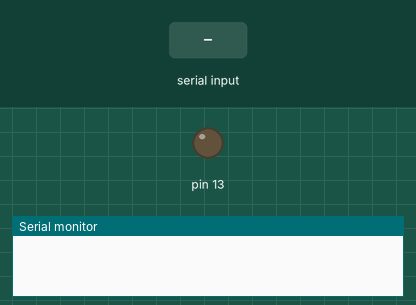
Recording of a sketch running on a simulated Arduino Uno, built with avr-gcc and run on an emulated ATmega328P. Parts: output pins drawn as LEDs (lit = HIGH), the last lines printed to the serial monitor. The test bench sets the inputs (shaded band).

Above: at 1.2 s.
1.3 s: "1" received over Serial
At 2.7 s:
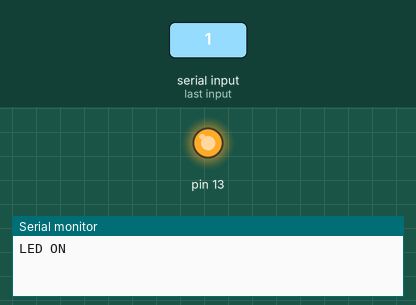
3.0 s: "2" received over Serial
At 4.3 s:
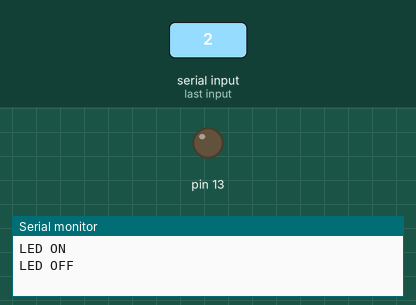
Timing chart, 0 to 6.0 s (numbered marks = the images above; inputs shaded):
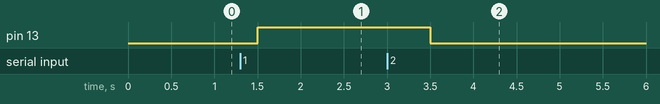

Measured:
- after the input at 1.3 s, pin 13: LOW → HIGH after 0.20 s
- after the input at 3.0 s, pin 13: HIGH → LOW after 0.50 s

The sketch:

Serial_led_on_off.ino
```cpp
void setup() {
  pinMode(13,OUTPUT);
  digitalWrite(13, LOW);
  Serial.begin(9600);
}

void loop() {
  char data;
  if(Serial.available()){
    data = Serial.read();
    }
    if(data == '1'){
      digitalWrite(13, HIGH);
      Serial.println("LED ON");
      }
    if(data == '2'){
      digitalWrite(13, LOW);
      Serial.println("LED OFF");
      }
   delay(500);
}
```
